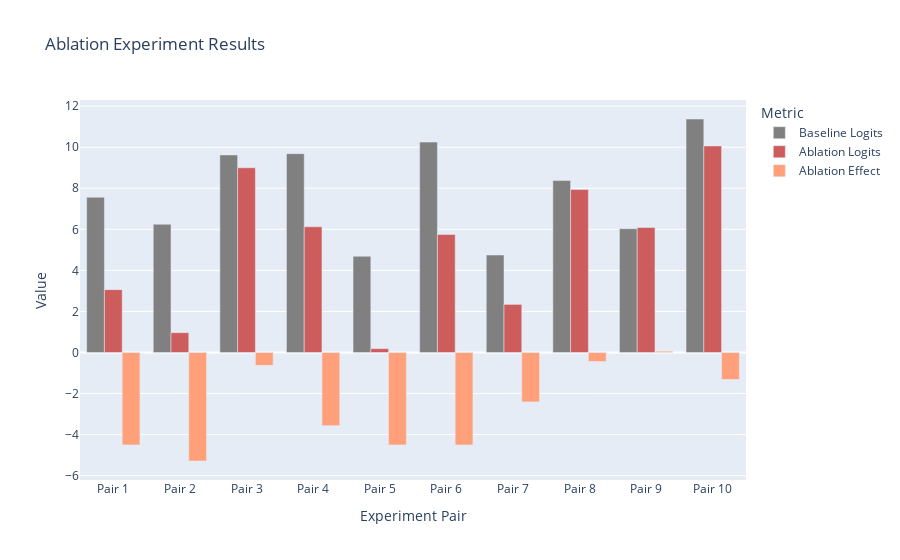
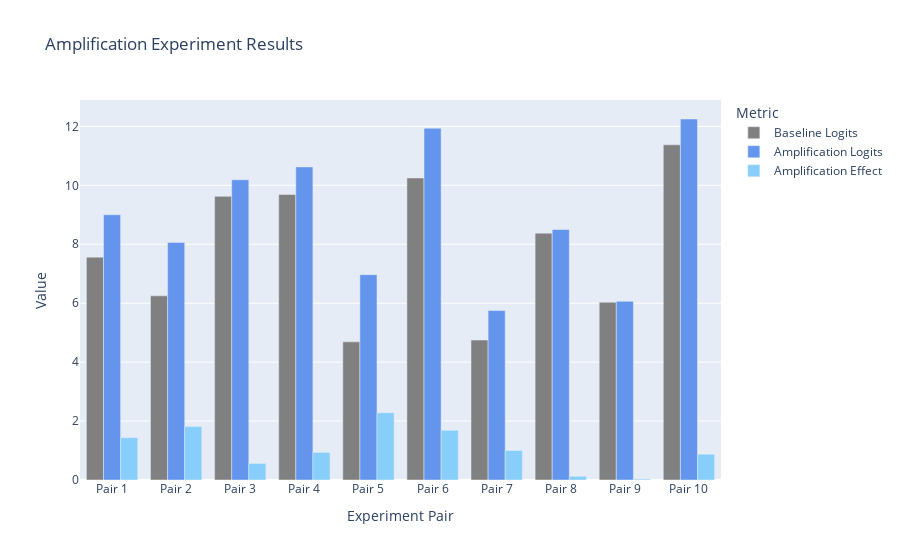

Notebook code for these charts, in order:
### Code cell
import plotly.graph_objects as go

# --- Data Lists ---
# Baseline is the same for both experiment types in each pair
baseline_logits = [7.5625, 6.25, 9.625, 9.6875, 4.6875, 10.25, 4.75, 8.375, 6.03125, 11.375]

# Data for Ablation Experiments (odd rows)
ablation_patched_logits = [3.0625, 0.96484375, 9.0, 6.125, 0.1875, 5.75, 2.34375, 7.9375, 6.09375, 10.0625]
ablation_causal_effect = [-4.5, -5.28515625, -0.625, -3.5625, -4.5, -4.5, -2.40625, -0.4375, 0.0625, -1.3125]

# Data for Amplification Experiments (even rows)
amplification_patched_logits = [9.0, 8.0625, 10.1875, 10.625, 6.96875, 11.9375, 5.75, 8.5, 6.0625, 12.25]
amplification_causal_effect = [1.4375, 1.8125, 0.5625, 0.9375, 2.28125, 1.6875, 1.0, 0.125, 0.03125, 0.875]

# X-axis labels for the 10 experiment pairs
experiment_labels = [f'Pair {i+1}' for i in range(len(baseline_logits))]

# --- Plot 1: Ablation Experiment Results ---
fig_ablation = go.Figure(data=[
    go.Bar(name='Baseline Logits', x=experiment_labels, y=baseline_logits, marker_color='grey'),
    go.Bar(name='Ablation Logits', x=experiment_labels, y=ablation_patched_logits, marker_color='indianred'),
    go.Bar(name='Ablation Effect', x=experiment_labels, y=ablation_causal_effect, marker_color='lightsalmon')
])
fig_ablation.update_layout(
    barmode='group',
    title_text='Ablation Experiment Results',
    xaxis_title='Experiment Pair',
    yaxis_title='Value',
    legend_title='Metric'
)
fig_ablation.show()

# --- Plot 2: Amplification Experiment Results ---
fig_amplification = go.Figure(data=[
    go.Bar(name='Baseline Logits', x=experiment_labels, y=baseline_logits, marker_color='grey'),
    go.Bar(name='Amplification Logits', x=experiment_labels, y=amplification_patched_logits, marker_color='cornflowerblue'),
    go.Bar(name='Amplification Effect', x=experiment_labels, y=amplification_causal_effect, marker_color='lightskyblue')
])
fig_amplification.update_layout(
    barmode='group',
    title_text='Amplification Experiment Results',
    xaxis_title='Experiment Pair',
    yaxis_title='Value',
    legend_title='Metric'
)
fig_amplification.show()

### Figure 1 — Plotly figure (JSON) as saved in the notebook; plotly's stock layout.template omitted (floating-point values rounded to 4 significant figures)
{"data": [{"marker": {"color": "grey"}, "name": "Baseline Logits", "type": "bar", "x": ["Pair 1", "Pair 2", "Pair 3", "Pair 4", "Pair 5", "Pair 6", "Pair 7", "Pair 8", "Pair 9", "Pair 10"], "y": [7.562, 6.25, 9.625, 9.688, 4.688, 10.25, 4.75, 8.375, 6.031, 11.38]}, {"marker": {"color": "indianred"}, "name": "Ablation Logits", "type": "bar", "x": ["Pair 1", "Pair 2", "Pair 3", "Pair 4", "Pair 5", "Pair 6", "Pair 7", "Pair 8", "Pair 9", "Pair 10"], "y": [3.062, 0.9648, 9, 6.125, 0.1875, 5.75, 2.344, 7.938, 6.094, 10.06]}, {"marker": {"color": "lightsalmon"}, "name": "Ablation Effect", "type": "bar", "x": ["Pair 1", "Pair 2", "Pair 3", "Pair 4", "Pair 5", "Pair 6", "Pair 7", "Pair 8", "Pair 9", "Pair 10"], "y": [-4.5, -5.285, -0.625, -3.562, -4.5, -4.5, -2.406, -0.4375, 0.0625, -1.312]}], "layout": {"autosize": true, "barmode": "group", "legend": {"title": {"text": "Metric"}}, "title": {"text": "Ablation Experiment Results"}, "xaxis": {"autorange": true, "range": [-0.5, 9.5], "title": {"text": "Experiment Pair"}, "type": "category"}, "yaxis": {"autorange": true, "range": [-6.211, 12.3], "title": {"text": "Value"}, "type": "linear"}}}

### Figure 2 — Plotly figure (JSON) as saved in the notebook; plotly's stock layout.template omitted (floating-point values rounded to 4 significant figures)
{"data": [{"marker": {"color": "grey"}, "name": "Baseline Logits", "type": "bar", "x": ["Pair 1", "Pair 2", "Pair 3", "Pair 4", "Pair 5", "Pair 6", "Pair 7", "Pair 8", "Pair 9", "Pair 10"], "y": [7.562, 6.25, 9.625, 9.688, 4.688, 10.25, 4.75, 8.375, 6.031, 11.38]}, {"marker": {"color": "cornflowerblue"}, "name": "Amplification Logits", "type": "bar", "x": ["Pair 1", "Pair 2", "Pair 3", "Pair 4", "Pair 5", "Pair 6", "Pair 7", "Pair 8", "Pair 9", "Pair 10"], "y": [9, 8.062, 10.19, 10.62, 6.969, 11.94, 5.75, 8.5, 6.062, 12.25]}, {"marker": {"color": "lightskyblue"}, "name": "Amplification Effect", "type": "bar", "x": ["Pair 1", "Pair 2", "Pair 3", "Pair 4", "Pair 5", "Pair 6", "Pair 7", "Pair 8", "Pair 9", "Pair 10"], "y": [1.438, 1.812, 0.5625, 0.9375, 2.281, 1.688, 1, 0.125, 0.03125, 0.875]}], "layout": {"autosize": true, "barmode": "group", "legend": {"title": {"text": "Metric"}}, "title": {"text": "Amplification Experiment Results"}, "xaxis": {"autorange": true, "range": [-0.5, 9.5], "title": {"text": "Experiment Pair"}, "type": "category"}, "yaxis": {"autorange": true, "range": [0, 12.89], "title": {"text": "Value"}, "type": "linear"}}}
